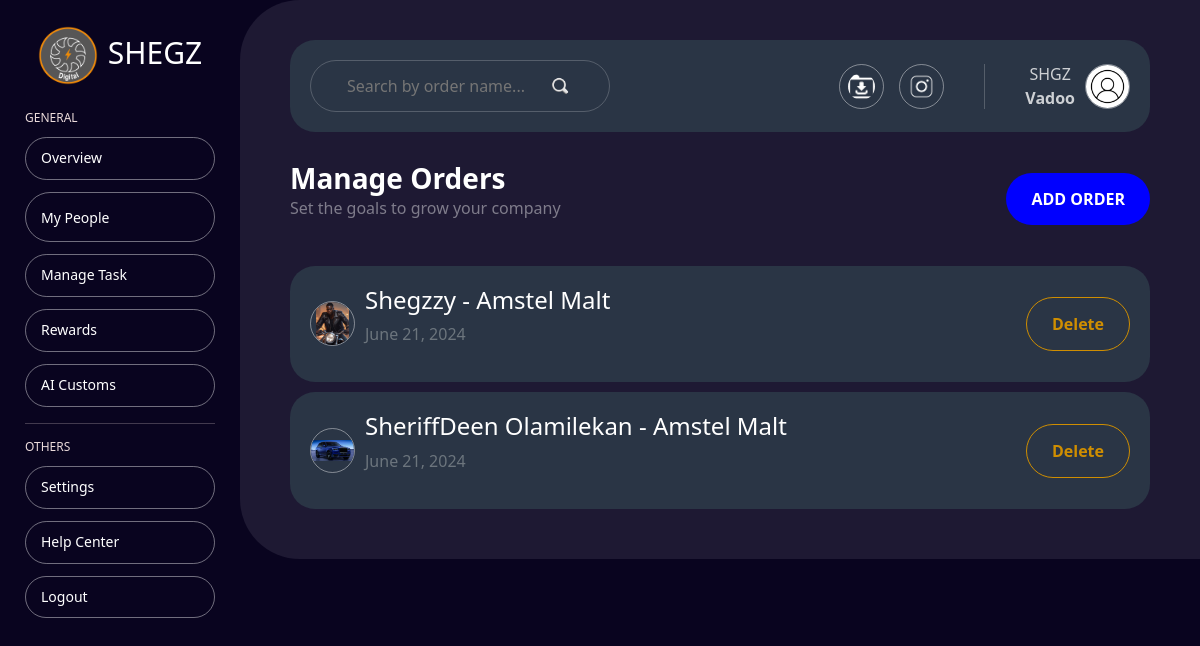
The app's page /, older data.
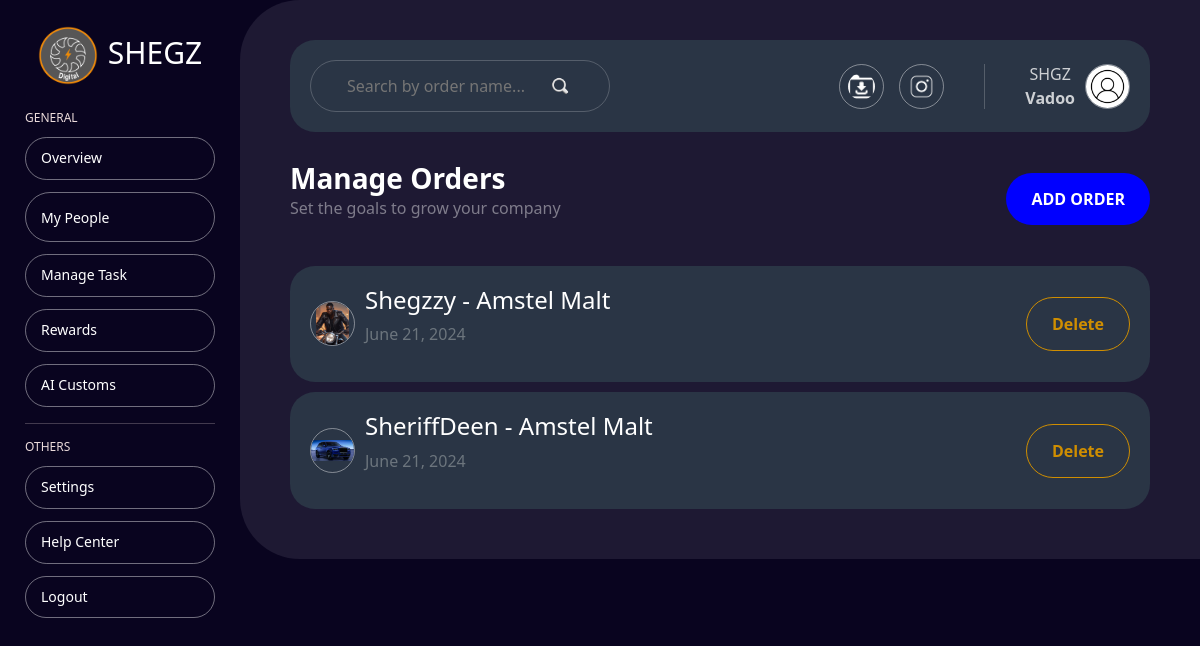
The same page, newer data.
### jquery_ajax_app/models.py (models this page shows, shortened)
class Post(models.Model):
    name = models.CharField(max_length=100)
    drink = models.CharField(max_length=100)
    image = models.ImageField(default='default.jpg', upload_to='profile_pics')
    date_posted = models.DateTimeField(default=timezone.now)

### jquery_ajax_app/views.py (the view)
# urls.py: path('', PostListView.as_view(), name='home'),
class PostListView(ListView):
    model = Post
    template_name = 'jquery_ajax_app/index.html'
    context_object_name = 'posts'
    ordering = ['-date_posted']
    def get_context_data(self, **kwargs):
        context = super().get_context_data(**kwargs)
        context['post_form'] = PostForm()
        return context

### jquery_ajax_app/forms.py
class PostForm(forms.ModelForm):
    class Meta:
        model = Post
        fields = ('name', 'drink', 'image')

### jquery_ajax_app/templates/jquery_ajax_app/index.html (shortened to what this page needs)
{% extends 'jquery_ajax_app/base.html' %}
{% load static %}
{% block content %}
    <div class="main-background">
        <div class="search-nav">
            <div class="search-box">
                <input type="text" placeholder="Search by order name...">
                <img src="{% static 'jquery_ajax_app/img/search-icon.png' %}" alt="search-icon">
            </div>
            <div class="profile-settings">
                <div class="online-links">
                    <img src="{% static 'jquery_ajax_app/img/download.webp' %}" alt="download">
                    <img src="{% static 'jquery_ajax_app/img/instagram.png' %}" alt="instagram">
                </div>
                <div class="profile">
                    <div>
                        <p>SHGZ</p>
                        <p> <strong>Vadoo</strong> </p>
                    </div>
                    <img src="{% static 'jquery_ajax_app/img/default.jpg' %}" alt="profile">
                </div>
            </div>
        </div>
        <div class="manage-task">
            <div class="maange-task-text">
                <h3>Manage Orders</h3>
                <p>Set the goals to grow your company</p>
            </div>
            <div class="manage-task-btn">
                <a href="#" id="addOrderBtn"> ADD ORDER </a>
            </div>
        </div>
        <div class="only-post">
            {% for post in posts %}
            <div class="search-nav" data-id="{{ post.id }}">
                <div class="post">
                    <img src="{{ post.image.url }}" alt="post">
                    <div class="post-text">
                        <h4>
                            <a href="#" onclick="javascript:
                                document.getElementById('modalName').textContent = '{{ post.name }}';
                                document.getElementById('modalDrink').textContent = '{{ post.drink }}';
                                document.getElementById('modalId').textContent = '{{ post.id }}';
                                var modal = new bootstrap.Modal(document.getElementById('showOrderModal'));
                                modal.show();">
                                {{ post.name }} - {{ post.drink }}
                            </a>
                        </h4>
                        <p class="text-muted">{{ post.date_posted|date:"F d, Y" }}</p>
                    </div>
                </div>
                <div class="post-btn">
                    <a href="#" data-id='{{ post.id }}' class="remove"> Delete </a>
                </div>
            </div>
            {% endfor %}
        </div>
    </div>
{% endblock %}

### jquery_ajax_app/templates/jquery_ajax_app/base.html (shortened to what this page needs)
{% load static %}
<!DOCTYPE html>
<html lang="en">
<head>
    <link rel="stylesheet" href="{% static 'jquery_ajax_app/css/style.css' %}">
    <link href="https://cdn.jsdelivr.net/npm/bootstrap@5.0.2/dist/css/bootstrap.min.css" rel="stylesheet">
</head>
<body style="background: #09041f;">
    <div class="background">
        <nav>
            <a href="{% url 'home' %}" class="logo-display">
                <img src="{% static 'jquery_ajax_app/img/logo.png' %}" alt="logo">
                <p class="logo-text">SHEGZ</p>
            </a>
            <h6>GENERAL</h6>
            <div class="nav-list">
                <h5>Overview</h5>
            </div>
            <div class="nav-list">
                <a href="{% url 'person_add' %}">My People</a>
            </div>
            <div class="nav-list">
                <h5>Manage Task</h5>
            </div>
            <div class="nav-list">
                <h5>Rewards</h5>
            </div>
            <div class="nav-list">
                <h5>AI Customs</h5>
            </div>
            <hr>
            <h6>
                OTHERS
            </h6>
            <div class="nav-list">
                <h5>Settings</h5>
            </div>
            <div class="nav-list">
                <h5>Help Center</h5>
            </div>
            <div class="nav-list">
                <h5>Logout</h5>
            </div>
        </nav>
    </div>
    <div>
        {% block content %}
        {% endblock %}
    </div>
</body>
</html>

### jquery_ajax_app/templates/jquery_ajax_app/modals/addOrder_modal.html (shortened to what this page needs)
{% load static %}
{% load crispy_forms_tags %}

### jquery_ajax_app/templates/jquery_ajax_app/modals/viewOrder_modal.html (shortened to what this page needs)
{% load static %}
{% load crispy_forms_tags %}

Row changes from the older to the newer data that the page shows:
changed Post: name "SheriffDeen Olamilekan" → "SheriffDeen"
